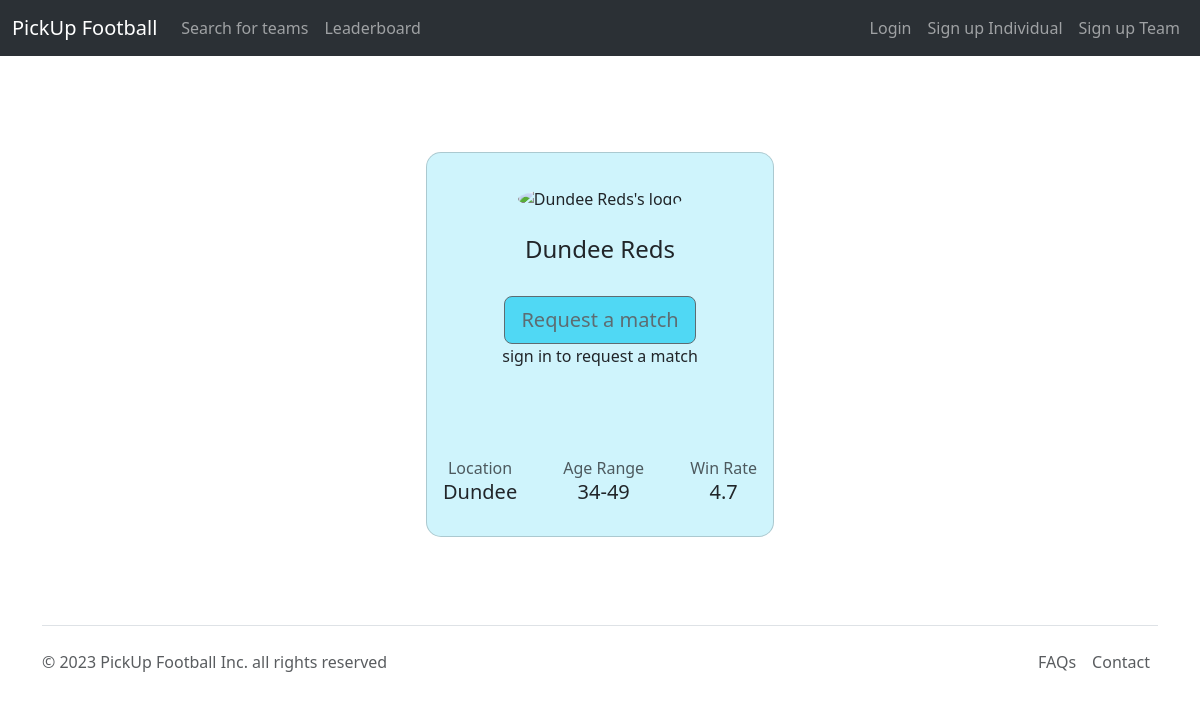
/manager/search_teams/dundee-reds/, run on the app's committed database.
### manager/models.py (models this page shows, shortened)
class Team(models.Model):
    team_name = models.CharField(max_length=64, unique=True)
    team_password = models.CharField(max_length=32, default="defaultPassword")
    location = models.CharField(max_length=64)
    age_range = models.CharField(max_length=5)
    win_rate = models.FloatField(default=0.0)
    bio = models.TextField(max_length=500)
    logo = models.ImageField(upload_to=f"team_logo/") # TODO: Fix logo upload
    gallery = models.CharField(max_length=200, default=f"team_gallery/team_{team_name}/") # currently just using a string for the folder path, no better field type exists
    slug = models.SlugField(unique=True, default="error")
    class Meta:
        permissions = (("is_a_captain", "Standard Captain Permissions"), ("is_a_player", "Standard Player Permissions"),)

### manager/views.py (the view)
# urls.py: path('search_teams/<slug:team_name>/', views.view_team, name="view_team"),
def view_team(request, team_name):
    context_dict = {}
    try:
        team = Team.objects.get(slug=team_name)
        context_dict['team'] = team
    except Team.DoesNotExist:
        context_dict['team'] = None
    if request.method == 'POST':
        user = request.user.id
        player = Player.objects.get(user_id=user)
        player.registered_team = team
        player.save()
        print("Changed team")
    return render(request, 'manager/view_team.html', context=context_dict)

### templates/manager/view_team.html (shortened to what this page needs)
{% extends 'manager/base.html' %}
{% load static %}
{% block body_block %}
    <br/>
    {% if team %}
    <section class="h-100">
      <div class="container py-5 h-100">
        <div class="row d-flex justify-content-center align-items-center h-100">
          <div class="col-md-12 col-xl-4">
            <div class="card bg-info-subtle text-emphasis-info mb-3" style="border-radius: 15px;">
              <div class="card-body text-center">
                <div class="mt-3 mb-4">
                  <img src="{{ team.logo }}" alt="{{ team.team_name }}'s logo"
                    class="rounded-circle img-fluid" style="width: 100px;" />
                </div>
                <h4 class="mb-2">{{ team.team_name }} </h4>
                {% if user.is_authenticated %}
                    <a href="/manager/search_teams/{{ team.slug }}/match_request" class="btn bg-info text-dark btn-rounded btn-lg">
                        Request a match
                    </a>
                {% else %}
                    <button type="button" class="btn bg-info text-dark btn-rounded btn-lg" disabled>Request a match</button>
                    <p>sign in to request a match</p>
                {% endif %}
                <div class="d-flex justify-content-between text-center mt-5 mb-2">
                  <div>
                    <p class="text-muted mb-0">Location</p>
                    <p class="mb-2 h5">{{ team.location }}</p>
                  </div>
                  <div class="px-3">
                    <p class="text-muted mb-0">Age Range</p>
                    <p class="mb-2 h5">{{ team.age_range }}</p>
                  </div>
                  <div>
                    <p class="text-muted mb-0">Win Rate</p>
                    <p class="mb-2 h5">{{ team.win_rate }}</p>
                  </div>
                </div>
              </div>
            </div>
          </div>
        </div>
      </div>
    </section>
    {% endif %}
{% endblock %}

### data on the page
Team: team_name "Dundee Reds", location "Dundee", age_range "34-49", win_rate "4.7"
